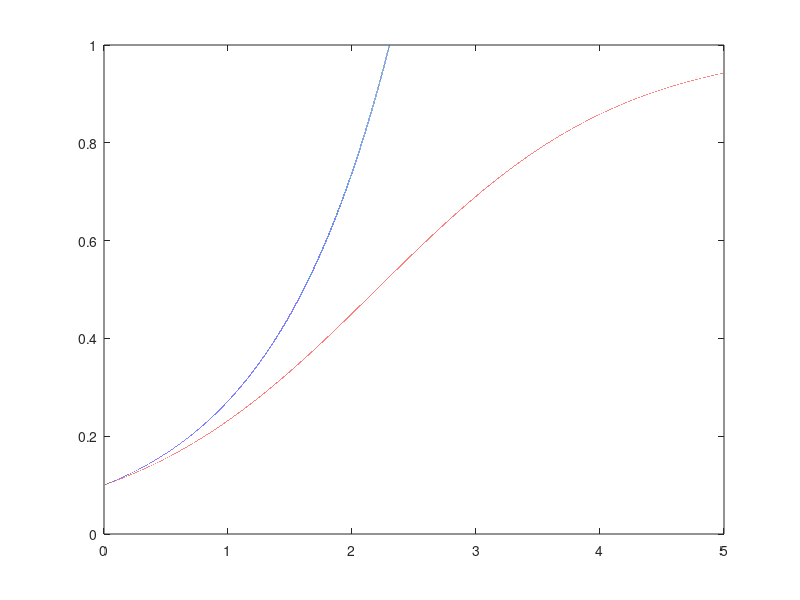

MATLAB code to generate this figure:
% problem 3b

fs=44100;
t=0:1/fs:5;
threshold = 0.1;

% release-to-zero
level_estimate = 1*exp(-t);
gain = min(1,0.1./level_estimate);
plot(t,gain);

% release-to-threshold
hold on;
level_estimate = 0.9*exp(-t)+0.1;
gain = min(1,0.1./level_estimate);
plot(t,gain);

% release-to-threshold is more smooth since it never will have a
% discontinuity in the derivative of the gain